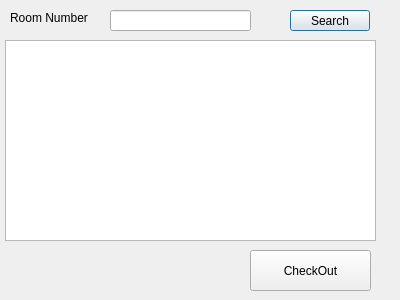
<?xml version="1.0" encoding="UTF-8"?>
<ui version="4.0">
 <class>CheckOut</class>
 <widget class="QDialog" name="CheckOut">
  <property name="geometry">
   <rect>
    <x>0</x>
    <y>0</y>
    <width>400</width>
    <height>300</height>
   </rect>
  </property>
  <property name="windowTitle">
   <string>Check Out</string>
  </property>
  <widget class="QLabel" name="label">
   <property name="geometry">
    <rect>
     <x>10</x>
     <y>10</y>
     <width>101</width>
     <height>16</height>
    </rect>
   </property>
   <property name="text">
    <string>Room Number</string>
   </property>
  </widget>
  <widget class="QLineEdit" name="lineEdit">
   <property name="geometry">
    <rect>
     <x>110</x>
     <y>10</y>
     <width>141</width>
     <height>21</height>
    </rect>
   </property>
  </widget>
  <widget class="QPushButton" name="pushButton">
   <property name="geometry">
    <rect>
     <x>290</x>
     <y>10</y>
     <width>80</width>
     <height>21</height>
    </rect>
   </property>
   <property name="text">
    <string>Search</string>
   </property>
  </widget>
  <widget class="QTableView" name="tableView">
   <property name="geometry">
    <rect>
     <x>5</x>
     <y>40</y>
     <width>371</width>
     <height>201</height>
    </rect>
   </property>
  </widget>
  <widget class="QPushButton" name="pushButton_2">
   <property name="geometry">
    <rect>
     <x>250</x>
     <y>250</y>
     <width>121</width>
     <height>41</height>
    </rect>
   </property>
   <property name="text">
    <string>CheckOut</string>
   </property>
  </widget>
 </widget>
 <resources/>
 <connections/>
</ui>
